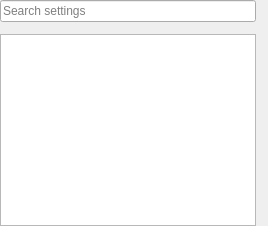
<?xml version="1.0" encoding="UTF-8"?>
<ui version="4.0">
 <class>SettingsWorkspacePage</class>
 <widget class="QWidget" name="SettingsWorkspacePage">
  <layout class="QHBoxLayout" name="rootLayout">
   <property name="spacing">
    <number>12</number>
   </property>
   <property name="leftMargin">
    <number>0</number>
   </property>
   <property name="topMargin">
    <number>0</number>
   </property>
   <property name="rightMargin">
    <number>0</number>
   </property>
   <property name="bottomMargin">
    <number>0</number>
   </property>
   <item>
    <layout class="QVBoxLayout" name="navigationLayout">
     <property name="spacing">
      <number>12</number>
     </property>
     <item>
      <widget class="QLineEdit" name="settingsSearchEdit">
       <property name="placeholderText">
        <string>Search settings</string>
       </property>
      </widget>
     </item>
     <item>
      <widget class="QListWidget" name="settingsCategoryList"/>
     </item>
    </layout>
   </item>
   <item>
    <widget class="QFrame" name="settingsDetailCard">
     <property name="frameShape">
      <enum>QFrame::StyledPanel</enum>
     </property>
     <property name="sizePolicy">
      <sizepolicy hsizetype="Expanding" vsizetype="Expanding">
       <horstretch>0</horstretch>
       <verstretch>1</verstretch>
      </sizepolicy>
     </property>
    </widget>
   </item>
  </layout>
 </widget>
 <resources/>
 <connections/>
</ui>
